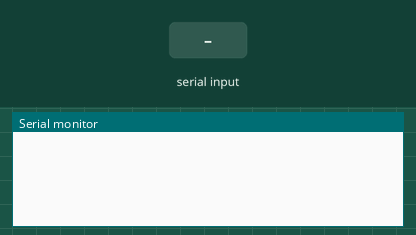
Recording of a sketch running on a simulated Arduino Uno, built with avr-gcc and run on an emulated ATmega328P. Parts: the last lines printed to the serial monitor. Inputs (shaded band) come from the test bench.

Above: at 1.2 s.
1.3 s: "a" received over Serial
At 1.42 s:
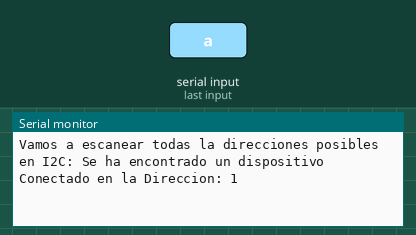
8.9 s: "a" received over Serial
At 9.85 s:
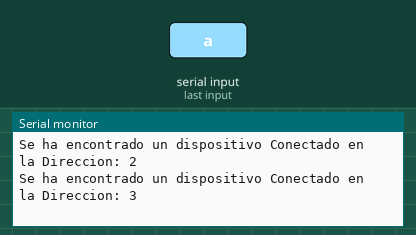
Timing chart, 0 to 11.9 s (numbered marks = the images above; inputs shaded):
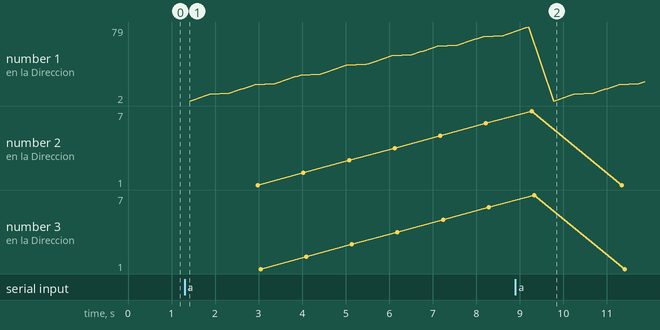

The sketch:

escaneoI2C.ino
```cpp
#include <Wire.h>//INICIAMOS LA LIBERIA WIRE
int direccion;//INICIAMOS LA VARIABLE DONDE SE ALMACENARAN LAS DIRECCIONES
int nohayconexion;//CREAMOS ESTA VARIABLE QUE SERA LA QUE OBTENDRA UN VALOR DISTINTO DE 0 SI NO HAY CONEXION, SI HAY PUES OBTIENE EL VALOR 0


void setup()
{
  Wire.begin();//INICIAMOS EL WIRE (I2C)
  Serial.begin(9600);//INICIAMOS EL SERIAL
}

void loop()
{
  if(Serial.available())//SI HAY ENTRADA DE DATOS POR SERIAL
  {

    if(Serial.read() == 'a')//SI ESE DATO ES UNA a
    {

   Serial.print("Vamos a escanear todas la direcciones posibles en I2C: ");//UN MENSAJE DE INICIO

   for(direccion = 1; direccion < 128; direccion++)//BUCLE FOR QUE IRA INCREMENTANDO EN 1 LA VARIABLE DIRECCION HASTA 127 (EL NUMERO MAXIOMO DE DISPOSITIVOS POR I2C)
   {

    Wire.beginTransmission(direccion);//INICIAMOS TRANSMISION CON LA DIRECCION QUE SE VA INCREMENTANDO
    nohayconexion = Wire.endTransmission();//SI ESTA NO RESPONDE, LA VARIABLE OBTIENE UN VALOR DISTINTO DE 0, SI RESPONDE OBTIENE 0.

   if(nohayconexion == 0)// SI LA VARIABLE OBTIENE UN VALOR IGUAL A 0 ENTONCES RELLIZARA EL PROCESO SIGIENTE
   {
    Serial.print("Se ha encontrado un dispositivo Conectado en la Direccion: ");//UN MENSAJE POR SERIAL
    Serial.println(direccion,HEX);//IMPRIMIMOS LA DIRECION
   }

   if(nohayconexion != 0)// SI LA VARIABLE OBTIENE UN VALOR DISTINTO A 0 ENTONCES RELLIZARA EL PROCESO SIGIENTE
   {
    Serial.print("No hay dispositivos conectados en la Direccion: ");//NOS DICE QUE NO HAY NADA
    Serial.println(direccion,HEX);// Y NOS SICE LA DIRECCION QUE SE HA PROBADO
   }


   }
   }
  }
}
```

Measured:
- after the input at 1.3 s, the serial monitor: prints a new line at once (image 1)
- after the input at 8.9 s, the serial monitor: prints a new line after 0.76 s (image 2)
